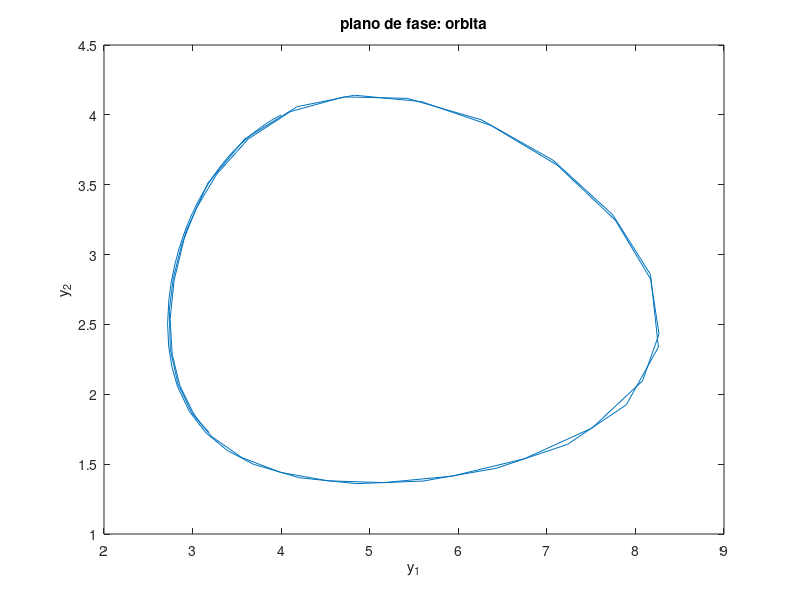
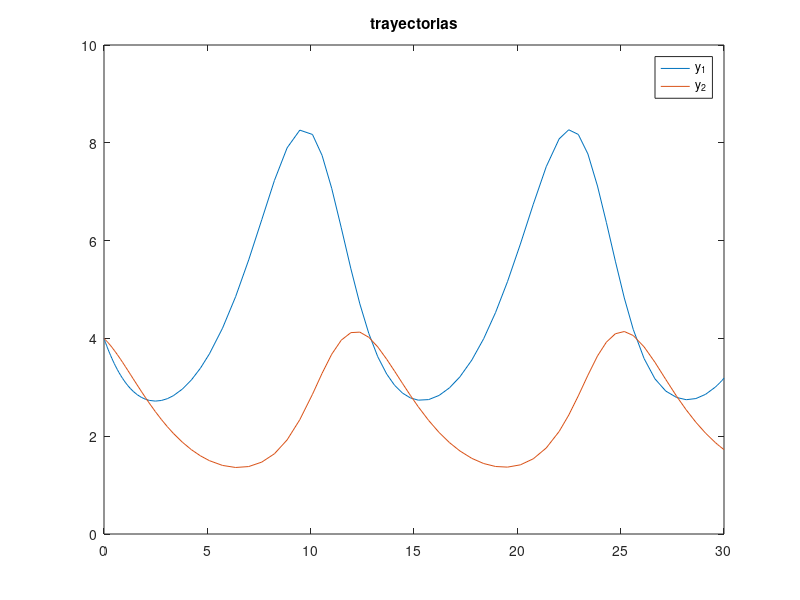

The MATLAB script that drew these images, in order:
function Ejemplo10p6

close all

%segundo miembro
F=@(t,y) [0.5*y(1)-0.2*y(1)*y(2);
        -0.5*y(2)+0.1*y(1)*y(2)];

%dato inicial
y0= [4;4];

%resolvemos numericamente
[ts,ys]=ode45(F,[0,30],y0);

%representacion grafica en el plano de fases
plot(ys(:,1),ys(:,2))
title('plano de fase: orbita')
xlabel('y_1')
ylabel('y_2')

figure(2)
plot(ts,[ys(:,1),ys(:,2)])
title('trayectorias')
legend ('y_1','y_2')
